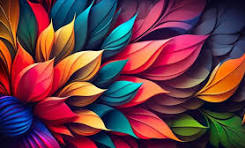
#> input picture Images/rgb.jpeg, 245 x 148 px, found by its file name
$ python task-1.py
#> lines starting #> are read from the running program, lines starting #| are printed output that depends on the picture
import cv2
import numpy as np
import matplotlib.pyplot as plt

image_path = "C:\\Users\\sraja\\OneDrive\\Documents\\Srajan\\Machine_Vision\\Images\\rgb.jpeg"
image = cv2.imread(image_path)
#> image is the input picture: shape (148, 245, 3); mean B, G, R 68.6, 58.6, 105.2

if image is None:
    print("Error: Could not load image.")
else:
    def compute_statistics(image, channel_name):
        mean = np.mean(image)
        std_dev = np.std(image)
        hist = cv2.calcHist([image], [0], None, [256], [0, 256])
        return mean, std_dev, hist

    channels = cv2.split(image)
    channel_names = ['Blue', 'Green', 'Red']

    for i, channel in enumerate(channels):
        mean, std_dev, hist = compute_statistics(channel, channel_names[i])
        print(f"{channel_names[i]} channel - Mean: {mean:.2f}, Std Dev: {std_dev:.2f}")

        plt.figure()
        plt.title(f'{channel_names[i]} Histogram')
        plt.xlabel('Intensity Value')
        plt.ylabel('Count')
        plt.plot(hist)
        plt.xlim([0, 256])
        plt.show()
#> this loop made 3 passes
#> (mean, std_dev) on passes 1 to 3: (68.63, 42.9), (58.58, 53.36), (105.2, 86.56)
#| Blue channel - Mean: 68.63, Std Dev: 42.90
#| Green channel - Mean: 58.58, Std Dev: 53.36
#| Red channel - Mean: 105.16, Std Dev: 86.56
#> pass 1, `plt.show()`:
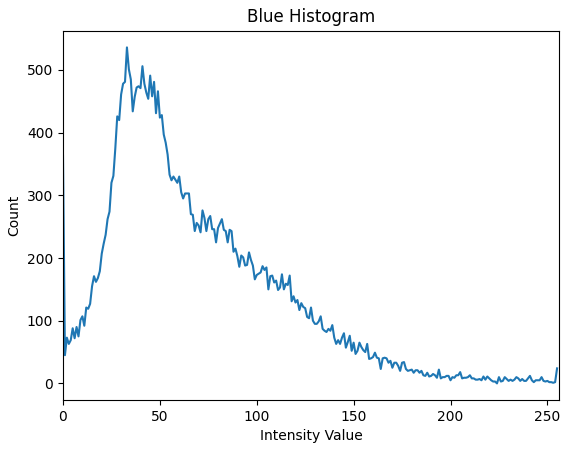
#> figure drawn by matplotlib, 1 panel; curve peaks at x = 33, y = 536
#> pass 2, `plt.show()`:
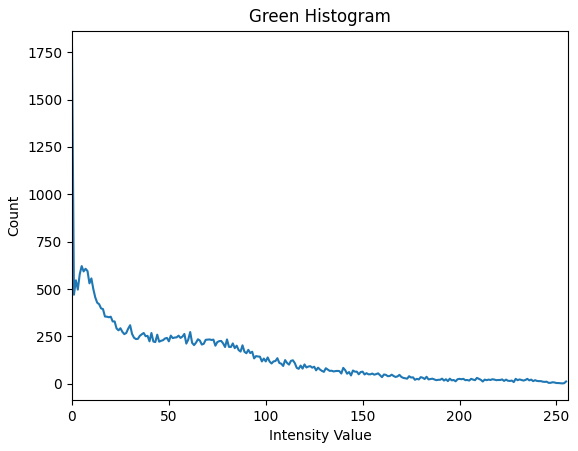
#> figure drawn by matplotlib, 1 panel; curve peaks at x = 0, y = 1775

    image_hsv = cv2.cvtColor(image, cv2.COLOR_BGR2HSV)
#> image_hsv: shape (148, 245, 3); mean H, S, V 106.3, 186.7, 129
    image_lab = cv2.cvtColor(image, cv2.COLOR_BGR2Lab)
#> image_lab: shape (148, 245, 3); mean of channels 0, 1, 2 85.2, 150.7, 134.1

    def display_image(image, title):
#> called with title = 'Original Image'
        plt.figure()
        plt.title(title)
        plt.imshow(cv2.cvtColor(image, cv2.COLOR_BGR2RGB))
        plt.axis('off')
        plt.show()

    display_image(image, 'Original Image')
    display_image(image_hsv, 'HSV Color Space')
#> call 2 of display_image, with title = 'HSV Color Space'
#> in display_image (call 2), `plt.show()`:
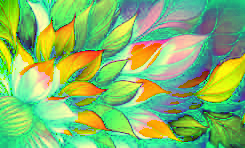
#> shown: shape (148, 245, 3); mean R, G, B 129, 186.7, 106.3
    display_image(image_lab, 'Lab Color Space')
#> call 3 of display_image, with title = 'Lab Color Space'
#> in display_image (call 3), `plt.show()`:
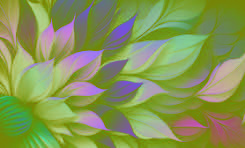
#> shown: shape (148, 245, 3); mean R, G, B 134.1, 150.7, 85.2

$ run again, with Images/agriculture.jpeg copied over Images/rgb.jpeg
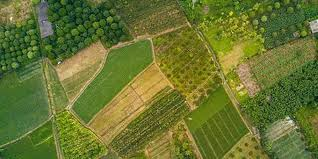
#> input picture Images/agriculture.jpeg, 318 x 159 px, found by its file name
#> image is the input picture: shape (159, 318, 3); mean B, G, R 48.3, 116.4, 104.6
#> the loop `for i, channel in enumerate(channels):` made 3 passes
#> (mean, std_dev) on passes 1 to 3: (48.33, 27.85), (116.4, 28.76), (104.6, 42.33)
#> (printed output is left out)
#> pass 1, `plt.show()`:
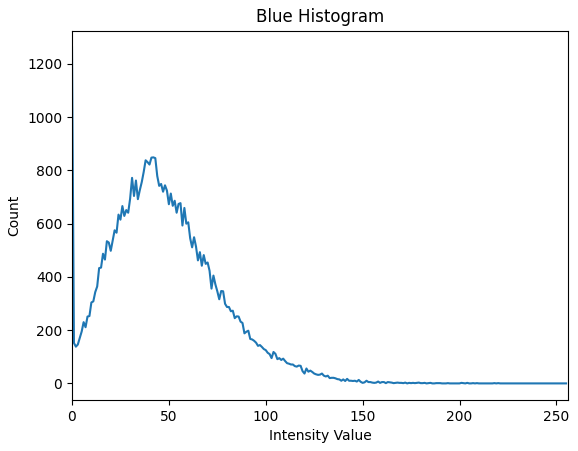
#> figure drawn by matplotlib, 1 panel; curve peaks at x = 0, y = 1262
#> image_hsv: shape (159, 318, 3); mean H, S, V 37.1, 157.2, 120.4
#> image_lab: shape (159, 318, 3); mean of channels 0, 1, 2 118.9, 113.3, 162.8
#> in display_image (call 3), `plt.show()`:
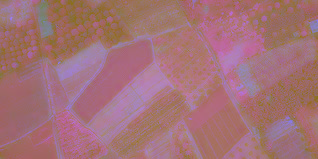
#> shown: shape (159, 318, 3); mean R, G, B 162.8, 113.3, 118.9

$ run again, with Images/architectural.jpeg copied over Images/rgb.jpeg
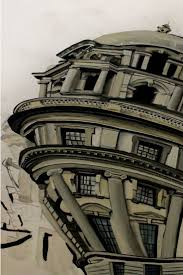
#> input picture Images/architectural.jpeg, 183 x 275 px, found by its file name
#> image is the input picture: shape (275, 183, 3); mean B, G, R 96, 108.9, 113.5
#> the loop `for i, channel in enumerate(channels):` made 3 passes
#> (mean, std_dev) on passes 1 to 3: (96, 71.09), (108.9, 71.56), (113.5, 73.49)
#> (printed output is left out)
#> pass 1, `plt.show()`:
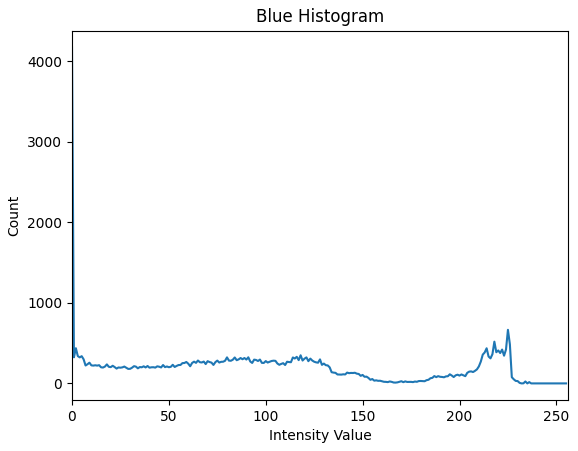
#> figure drawn by matplotlib, 1 panel; curve peaks at x = 0, y = 4171
#> image_hsv: shape (275, 183, 3); mean H, S, V 24.9, 72.5, 113.7
#> image_lab: shape (275, 183, 3); mean of channels 0, 1, 2 113.8, 127.4, 135.8
#> in display_image (call 3), `plt.show()`:
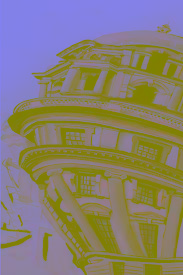
#> shown: shape (275, 183, 3); mean R, G, B 135.8, 127.4, 113.8

$ run again, with Images/bw.jpeg copied over Images/rgb.jpeg
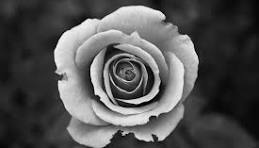
#> input picture Images/bw.jpeg, 259 x 148 px, found by its file name
#> image is the input picture: shape (148, 259, 3); min 0, max 255, mean 82.7
#> the loop `for i, channel in enumerate(channels):` made 3 passes
#| Blue channel - Mean: 82.71, Std Dev: 67.22
#| Green channel - Mean: 82.71, Std Dev: 67.22
#| Red channel - Mean: 82.71, Std Dev: 67.22
#> pass 1, `plt.show()`:
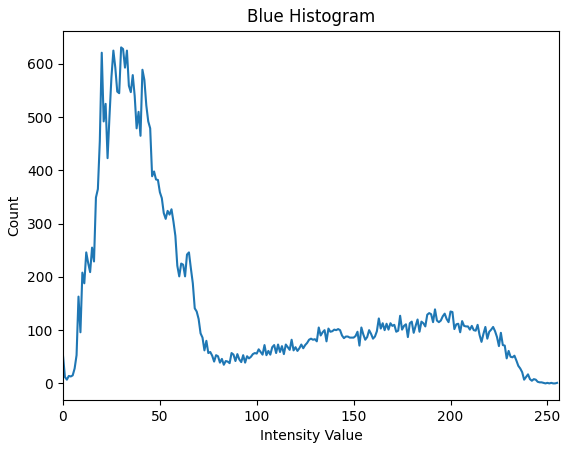
#> figure drawn by matplotlib, 1 panel; curve peaks at x = 30, y = 631
#> image_hsv: shape (148, 259, 3); mean H, S, V 0, 0, 82.7
#> image_lab: shape (148, 259, 3); mean of channels 0, 1, 2 85.4, 128, 128
#> in display_image (call 3), `plt.show()`:
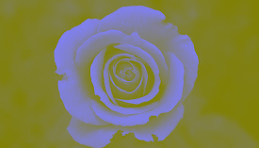
#> shown: shape (148, 259, 3); mean R, G, B 128, 128, 85.4
